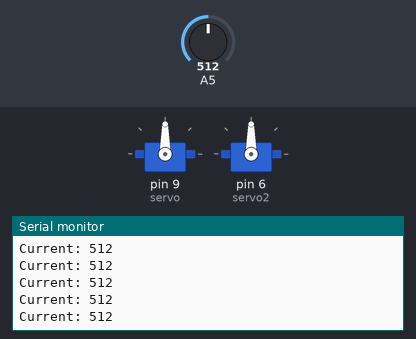
A sketch run on a simulated Arduino Nano, built with avr-gcc and run on an emulated ATmega328P. Shown: 2 × servo, the last lines printed to the serial monitor. Inputs (shaded band) come from the test bench; at power-on: A5 = 512. EEPROM starts erased.

Above: at 4.2 s.
4.3 s: A5 set to 104
At 5.0 s:
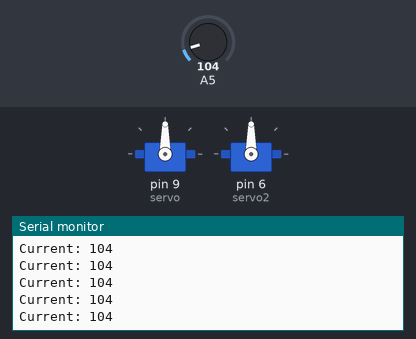
7.3 s: A5 set to 91
At 7.9 s:
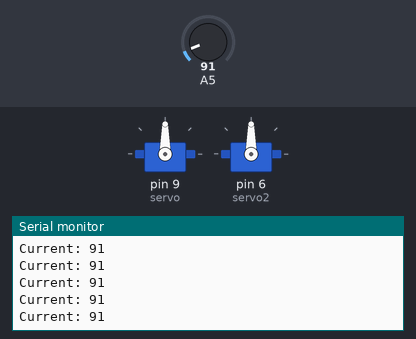
Timing chart, 0 to 10.3 s (numbered marks = the images above; inputs shaded):
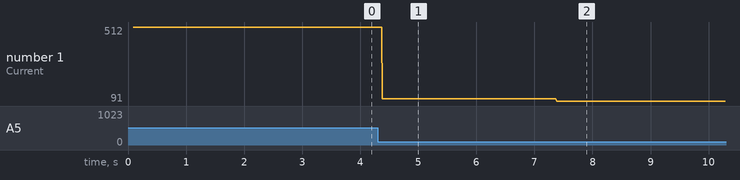

Measured:
- after the input at 4.3 s, the serial monitor: prints a new line after 0.08 s (image 1)
- after the input at 7.3 s, the serial monitor: prints a new line after 0.08 s (image 2)
- plotted number 1: 512 → 104 after the input at 4.3 s, 104 → 91 after the input at 7.3 s

The sketch:

bionichandCode2.ino
```cpp
#include <Servo.h>
#include <EEPROM.h>

Servo servo, servo2;
long value;
long target_angle = 90;
long current_angle = 90;
int sensorTooMuch = 1;

long target2_angle = 90;
long current2_angle = 90;

void setup() {

  // DEBUGGING: serial communication
  Serial.begin(9600);
  while(!Serial){}

  // prepare hardware
  servo.attach(9);
  servo2.attach(6);

  // load data from eeprom
  float eeprom_test;
  EEPROM.get( 0, eeprom_test );
  boolean force_pull_from_eeprom = false;
  if (eeprom_test!=6.9 || force_pull_from_eeprom) {
    EEPROM.put( 0, 6.9 );
    EEPROM.put( 10, target_angle );
    EEPROM.put( 20, sensorTooMuch );
    EEPROM.put( 30, target2_angle );

    Serial.println("Ok, first time launch, servo value: " + String(target_angle));
  } else {
    EEPROM.get( 10, target_angle );
    EEPROM.get( 20, sensorTooMuch );
    EEPROM.get( 30, target2_angle );

    Serial.println("Ok, loaded previous servo value: " + String(target_angle));
  }

  // update hardware
  servo.write(target_angle);
  servo2.write(target2_angle);
}

int Step = 1;
void loop() {

  // force control
  /*
  int sensor = analogRead(A7);
  if(sensor>=sensorTooMuch){
    current_angle -= Step;
    if(current_angle<0) current_angle = 0;
  } else {
    current_angle += Step;
    if(current_angle>target_angle) current_angle = target_angle;
  }


  sensor = analogRead(A6);
  if(sensor>=sensorTooMuch){
    current2_angle -= Step;
    if(current2_angle<0) current2_angle = 0;
  } else {
    current2_angle += Step;
    if(current2_angle>target2_angle) current2_angle = target2_angle;
  }

  // update servo
  servo.write(current_angle);
  servo2.write(current2_angle);
  */


  Serial.println("Current: " + String(analogRead(A5)));
  // Communication: reply to commands from user
  if(Serial.available()){
    String msg = Serial.readStringUntil('\n');
    String* msgParts = getValues(msg);

    if(msgParts[0]=="ANGLE"){ // ANGLE <servo number> <integer angle value>
      value = msgParts[2].toInt();

      if(!isnan(value)){

        if(msgParts[1]=="1"){
          target_angle = value;
          EEPROM.put( 10, target_angle );
          servo.write(target_angle);
        } else if(msgParts[1]=="2"){
          target2_angle = value;
          EEPROM.put( 30, target2_angle );
          servo2.write(target2_angle);
        }

        Serial.println("Ok, applied angle " + String(value) + " to servo + " + String(msgParts[1]));
      } else {
        Serial.println("OOF, invalid angle " + msgParts[1]);
      }

      return;

    } else if(msgParts[0]=="SENSORMAX"){ // SENSORMAX <integer max value>
      value = msgParts[1].toInt();

      if(!isnan(value)){
        sensorTooMuch = value;
        EEPROM.put( 20, sensorTooMuch );
        Serial.println("Ok, applied sensor max " + String(sensorTooMuch));
      } else {
        Serial.println("OOF, invalid sensor max value " + msgParts[1]);
      }
      return;

    } else if(msgParts[0]=="READING"){
      // DEBUGGING: display the current going through the wire
      Serial.println("Current: " + String(analogRead(A7)) + " " + String(analogRead(A6)) );
      return;
    }

    Serial.println("OOF, unknown command " + msg);
  }
}


const int arrSize = 10;
String* getValues(String &msg){

    String* arr = new String[arrSize]; // according to the largest string array we'll need (ex. ANGLES 90 90 90 90 90)
    //for(int v=0; v<arrSize; v++){
    //    arr[v] = "";
    //}

    // if string is empty return
    if(msg==""){
        //Serial.println("OOF, EMPTY");
        return arr;
    }

    unsigned int j = 0;
    for (unsigned int i = 0; i < msg.length(); i++) {
        if(msg[i]==' ')
            j += 1;
        else
            arr[j] += msg[i];
    }

    return arr;
}
```
